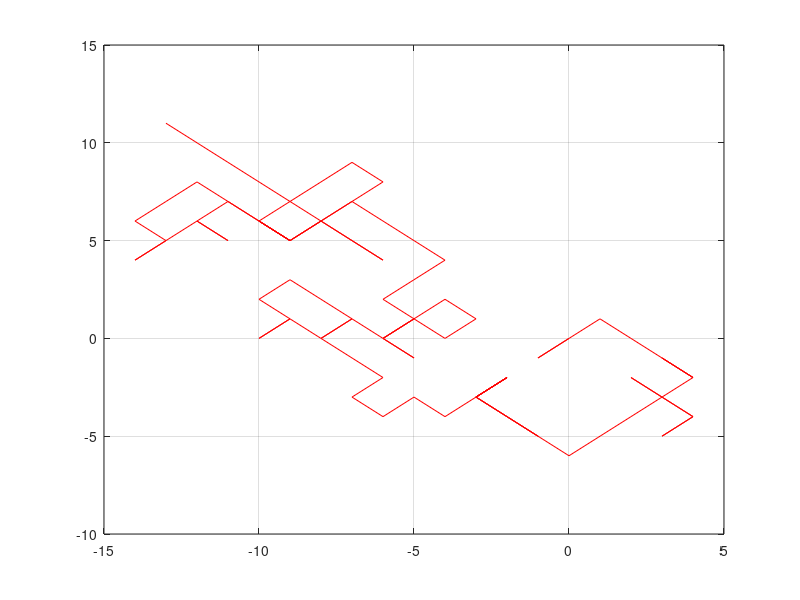

This chart was generated by the following MATLAB code:
% Brown mozgás 2D

clear all
close all
clc

x(1) = 0;
y(1) = 0;

for i=1:100
    randnum_x = rand();
    if(randnum_x <= 0.5)
        x(i + 1) = x(i) - 1;
    else
        x(i + 1) = x(i) + 1;
    end

    randnum_y = rand();
    if(randnum_y <= 0.5)
        y(i + 1) = y(i) - 1;
    else
        y(i + 1) = y(i) + 1;
    end
end

plot(x(1:100), y(1:100), "r")
grid on
